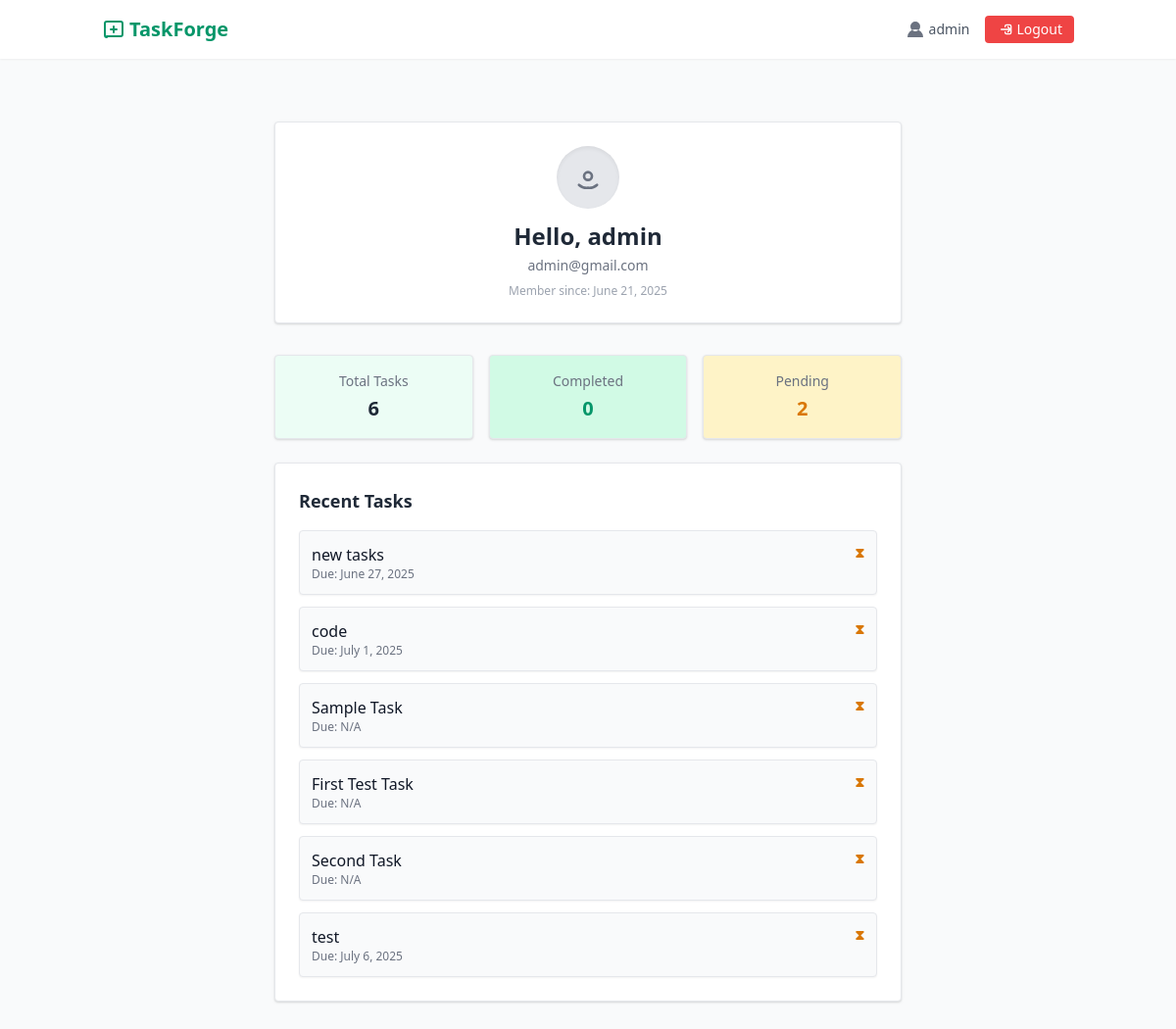
The page /profile/ (signed in) on the database as committed earlier.
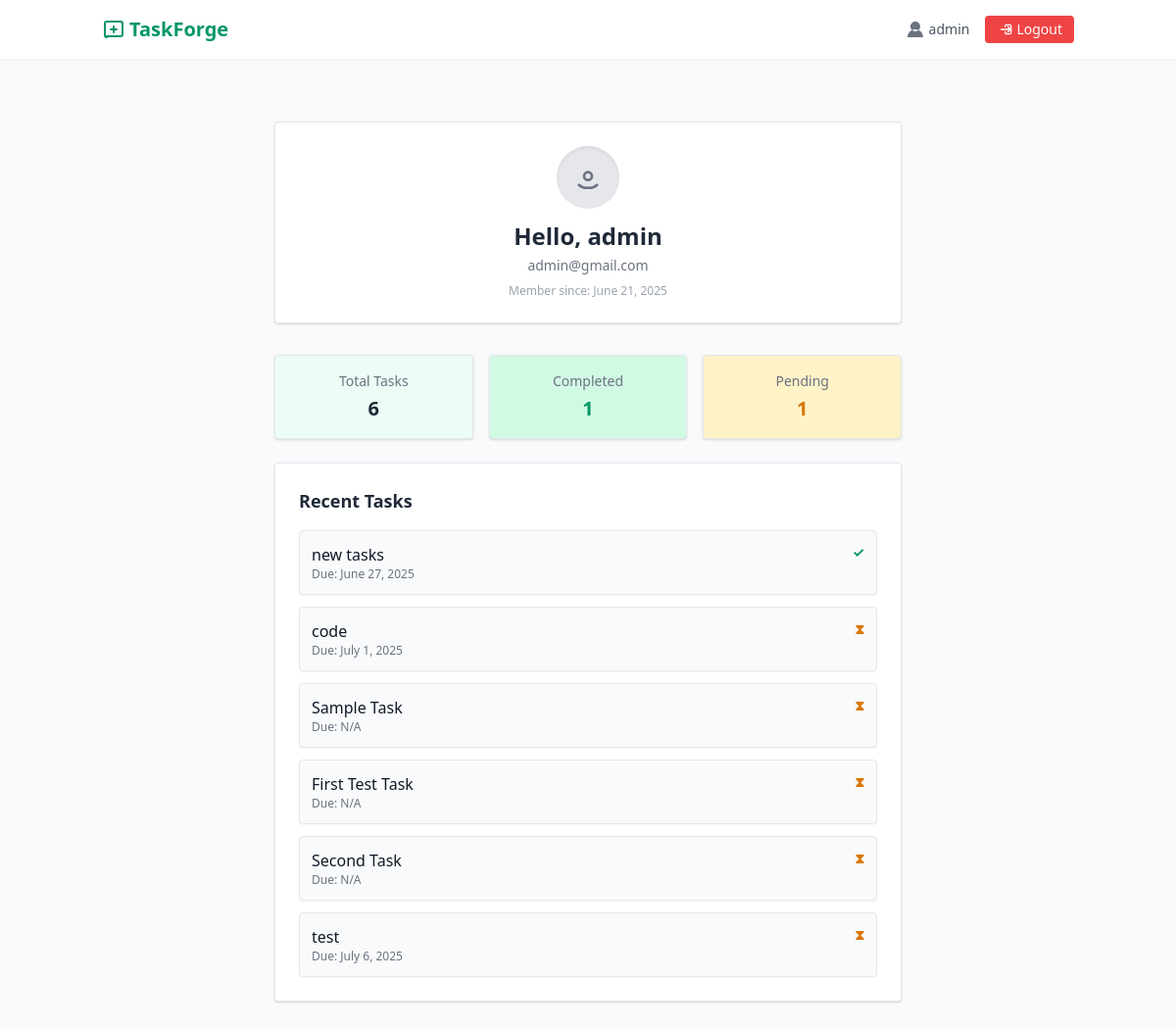
The same page on the database as committed later.
### tasks/models.py (models this page shows, shortened)
class Task(models.Model):
    STATUS_CHOICES = [
        ('pending', 'Pending'),
        ('progress', 'In Progress'),
        ('completed', 'Completed'),
    ]
    user = models.ForeignKey(User, on_delete=models.CASCADE)
    title = models.CharField(max_length=255)
    description = models.TextField(blank=True)
    status = models.CharField(max_length=20, choices=STATUS_CHOICES, default='pending')
    due_date = models.DateField(null=True, blank=True)
    created_at = models.DateTimeField(auto_now_add=True)

### tasks/views.py (the view)
# urls.py: path('profile/', task_views.profile, name='profile'),
@login_required
def profile(request):
    tasks = Task.objects.filter(user=request.user)
    total = tasks.count()
    completed = tasks.filter(status='completed').count()
    pending = tasks.filter(status='pending').count()
    return render(request, 'tasks/profile.html', {
        'user': request.user,
        'total': total,
        'completed': completed,
        'pending': pending,
        'tasks': tasks
    })

### templates/tasks/profile.html
{% extends 'tasks/base.html' %}
{% block content %}
<div class="max-w-2xl mx-auto py-10 px-4">
  <div class="bg-white p-6 rounded shadow border mb-8 text-center">
<div class="flex justify-center mb-3">
  <div class="h-16 w-16 rounded-full bg-gray-200 flex items-center justify-center shadow-inner">
    <svg xmlns="http://www.w3.org/2000/svg" class="h-8 w-8 text-gray-500" fill="none" viewBox="0 0 24 24"
         stroke="currentColor" stroke-width="2">
      <path stroke-linecap="round" stroke-linejoin="round"
            d="M5.121 17.804A8.966 8.966 0 0012 20a8.966 8.966 0 006.879-2.196M15 11a3 3 0 11-6 0 3 3 0 016 0z" />
    </svg>
  </div>
</div>
    <h2 class="text-2xl font-bold text-gray-800 mb-1">Hello, {{ user.username }}</h2>
    <p class="text-gray-500 text-sm mb-2">{{ user.email }}</p>
    <p class="text-gray-400 text-xs">Member since: {{ user.date_joined|date:"F j, Y" }}</p>
  </div>
  <div class="grid grid-cols-1 sm:grid-cols-3 gap-4 text-center mb-6">
    <div class="bg-green-50 p-4 rounded shadow border">
      <h4 class="text-sm text-gray-500 mb-1">Total Tasks</h4>
      <p class="text-xl font-semibold text-gray-800">{{ total }}</p>
    </div>
    <div class="bg-green-100 p-4 rounded shadow border">
      <h4 class="text-sm text-gray-500 mb-1">Completed</h4>
      <p class="text-xl font-semibold text-green-600">{{ completed }}</p>
    </div>
    <div class="bg-yellow-100 p-4 rounded shadow border">
      <h4 class="text-sm text-gray-500 mb-1">Pending</h4>
      <p class="text-xl font-semibold text-yellow-600">{{ pending }}</p>
    </div>
  </div>
  <div class="bg-white p-6 rounded shadow border">
    <h3 class="text-lg font-semibold text-gray-800 mb-4">Recent Tasks</h3>
    {% if tasks %}
      <ul class="space-y-3">
        {% for task in tasks %}
          <li class="bg-gray-50 p-3 rounded border text-left shadow-sm">
            <div class="flex justify-between">
              <div>
                <p class="font-medium text-gray-900">{{ task.title }}</p>
                <p class="text-xs text-gray-500">Due: {{ task.due_date|default:"N/A" }}</p>
              </div>
              {% if task.status == "completed" %}
                <span class="text-green-600 font-bold text-sm">✓</span>
              {% else %}
                <span class="text-yellow-600 font-bold text-sm">⧗</span>
              {% endif %}
            </div>
          </li>
        {% endfor %}
      </ul>
    {% else %}
      <p class="text-gray-500 text-sm">You have no recent tasks.</p>
    {% endif %}
  </div>
</div>
{% endblock %}

### templates/tasks/base.html (shortened to what this page needs)
<!DOCTYPE html>
<html lang="en">
<head>
  <link href="https://cdn.jsdelivr.net/npm/tailwindcss@2.2.19/dist/tailwind.min.css" rel="stylesheet">
</head>
<body class="bg-gray-50 text-gray-800 font-sans">
  <header class="bg-white shadow-sm">
    <div class="max-w-5xl mx-auto flex justify-between items-center px-4 py-4">
      <a href="{% url 'home' %}" class="text-xl font-bold text-green-600 hover:text-green-700 flex items-center gap-1">
        <svg xmlns="http://www.w3.org/2000/svg" class="h-6 w-6 text-green-600" fill="none" viewBox="0 0 24 24" stroke="currentColor">
          <path stroke-linecap="round" stroke-linejoin="round" stroke-width="2" d="M9 12h6m-3 -3v6m-7 4h14a2 2 0 002 -2V6a2 2 0 00-2 -2H5a2 2 0 00-2 2v12a2 2 0 002 2z" />
        </svg>
        TaskForge
      </a>
      <div class="flex items-center space-x-4 text-sm">
        {% if user.is_authenticated %}
          <a href="{% url 'profile' %}" class="flex items-center gap-1 text-sm text-green-600 hover:underline">
        <span class="text-gray-600 flex items-center gap-1">
          <svg xmlns="http://www.w3.org/2000/svg" class="h-5 w-5 text-gray-500" viewBox="0 0 20 20" fill="currentColor">
            <path d="M10 12a5 5 0 100-10 5 5 0 000 10zM2 18a8 8 0 0116 0H2z" />
          </svg>
          {{ user.username }}
        </span>
        </a>
        <form method="POST" action="{% url 'logout' %}" class="inline">
          <button type="submit" class="flex items-center gap-1 text-white bg-red-500 px-3 py-1 rounded hover:bg-red-600 transition">
            <svg xmlns="http://www.w3.org/2000/svg" class="h-4 w-4" fill="none" viewBox="0 0 24 24" stroke="currentColor">
              <path stroke-linecap="round" stroke-linejoin="round" stroke-width="2" d="M17 16l4-4m0 0l-4-4m4 4H7m6 4v1a2 2 0 002 2h5a2 2 0 002-2V7a2 2 0 00-2-2h-5a2 2 0 00-2 2v1" />
            </svg>
            Logout
          </button>
        </form>
        {% endif %}
      </div>
    </div>
  </header>
  <main class="max-w-3xl mx-auto px-4 py-6">
    {% block content %}
    {% endblock %}
  </main>
</body>
</html>

Rows that differ between the two databases and show on the page:
changed Task "new tasks": status "⧗" → "✓"
Other text that changed with them:
{{ completed }}: "0" → "1"
{{ pending }}: "2" → "1"
